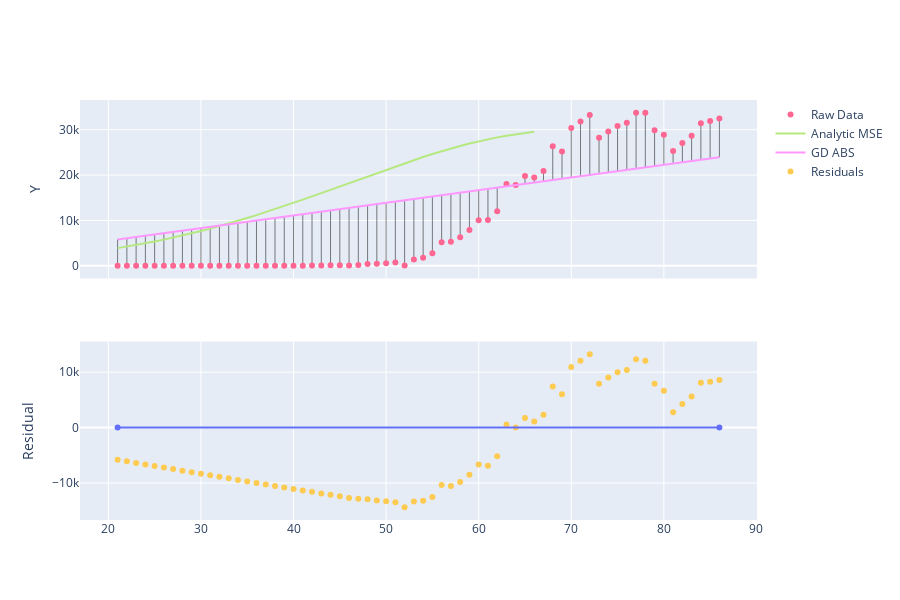

The cell this chart's notebook holds for it:
### Code cell
analytic_mse_line = go.Scatter(x=x,y=y_hat, name="Analytic MSE")

y_hat = lin_model(tx).detach().numpy()
gd_abs_line = go.Scatter(x=x,y=y_hat, name="GD ABS")
fig = make_subplots(rows=2, cols=1, shared_xaxes=True)
for t in residual_lines(x,y,y_hat) + [raw_data_plot, analytic_mse_line, gd_abs_line]:
    fig.add_trace(t, row=1,col=1)
fig.add_trace(go.Scatter(x=x, y = y - y_hat, mode='markers', name='Residuals'), row=2, col=1)
fig.add_trace(go.Scatter(x=[x.min(), x.max()], y = [0,0], showlegend=False), row=2, col=1)
fig.update_yaxes(title_text="Y", row=1, col=1)
fig.update_yaxes(title_text="Residual", row=2, col=1)
fig.update_layout(height=600)

### Figure 1 — Plotly figure (JSON) as saved in the notebook; plotly's stock layout.template omitted (floating-point values rounded to 4 significant figures)
{"data": [{"line": {"color": "black", "width": 0.5}, "mode": "lines", "showlegend": false, "type": "scatter", "x": [21, 21], "xaxis": "x", "y": [1, 5822.0], "yaxis": "y"}, {"line": {"color": "black", "width": 0.5}, "mode": "lines", "showlegend": false, "type": "scatter", "x": [22, 22], "xaxis": "x", "y": [0, 6101.0], "yaxis": "y"}, {"line": {"color": "black", "width": 0.5}, "mode": "lines", "showlegend": false, "type": "scatter", "x": [23, 23], "xaxis": "x", "y": [0, 6379.0], "yaxis": "y"}, {"line": {"color": "black", "width": 0.5}, "mode": "lines", "showlegend": false, "type": "scatter", "x": [24, 24], "xaxis": "x", "y": [0, 6658.0], "yaxis": "y"}, {"line": {"color": "black", "width": 0.5}, "mode": "lines", "showlegend": false, "type": "scatter", "x": [25, 25], "xaxis": "x", "y": [0, 6936.0], "yaxis": "y"}, {"line": {"color": "black", "width": 0.5}, "mode": "lines", "showlegend": false, "type": "scatter", "x": [26, 26], "xaxis": "x", "y": [0, 7214.0], "yaxis": "y"}, {"line": {"color": "black", "width": 0.5}, "mode": "lines", "showlegend": false, "type": "scatter", "x": [27, 27], "xaxis": "x", "y": [0, 7493.0], "yaxis": "y"}, {"line": {"color": "black", "width": 0.5}, "mode": "lines", "showlegend": false, "type": "scatter", "x": [28, 28], "xaxis": "x", "y": [0, 7771.0], "yaxis": "y"}, {"line": {"color": "black", "width": 0.5}, "mode": "lines", "showlegend": false, "type": "scatter", "x": [29, 29], "xaxis": "x", "y": [2, 8050.0], "yaxis": "y"}, {"line": {"color": "black", "width": 0.5}, "mode": "lines", "showlegend": false, "type": "scatter", "x": [30, 30], "xaxis": "x", "y": [0, 8328.0], "yaxis": "y"}, {"line": {"color": "black", "width": 0.5}, "mode": "lines", "showlegend": false, "type": "scatter", "x": [31, 31], "xaxis": "x", "y": [0, 8607.0], "yaxis": "y"}, {"line": {"color": "black", "width": 0.5}, "mode": "lines", "showlegend": false, "type": "scatter", "x": [32, 32], "xaxis": "x", "y": [0, 8885.0], "yaxis": "y"}, {"line": {"color": "black", "width": 0.5}, "mode": "lines", "showlegend": false, "type": "scatter", "x": [33, 33], "xaxis": "x", "y": [0, 9164.0], "yaxis": "y"}, {"line": {"color": "black", "width": 0.5}, "mode": "lines", "showlegend": false, "type": "scatter", "x": [34, 34], "xaxis": "x", "y": [0, 9442.0], "yaxis": "y"}, {"line": {"color": "black", "width": 0.5}, "mode": "lines", "showlegend": false, "type": "scatter", "x": [35, 35], "xaxis": "x", "y": [1, 9721.0], "yaxis": "y"}, {"line": {"color": "black", "width": 0.5}, "mode": "lines", "showlegend": false, "type": "scatter", "x": [36, 36], "xaxis": "x", "y": [0, 9999.0], "yaxis": "y"}, {"line": {"color": "black", "width": 0.5}, "mode": "lines", "showlegend": false, "type": "scatter", "x": [37, 37], "xaxis": "x", "y": [8, 10280.0], "yaxis": "y"}, {"line": {"color": "black", "width": 0.5}, "mode": "lines", "showlegend": false, "type": "scatter", "x": [38, 38], "xaxis": "x", "y": [6, 10560.0], "yaxis": "y"}, {"line": {"color": "black", "width": 0.5}, "mode": "lines", "showlegend": false, "type": "scatter", "x": [39, 39], "xaxis": "x", "y": [23, 10830.0], "yaxis": "y"}, {"line": {"color": "black", "width": 0.5}, "mode": "lines", "showlegend": false, "type": "scatter", "x": [40, 40], "xaxis": "x", "y": [20, 11110.0], "yaxis": "y"}, {"line": {"color": "black", "width": 0.5}, "mode": "lines", "showlegend": false, "type": "scatter", "x": [41, 41], "xaxis": "x", "y": [31, 11390.0], "yaxis": "y"}, {"line": {"color": "black", "width": 0.5}, "mode": "lines", "showlegend": false, "type": "scatter", "x": [42, 42], "xaxis": "x", "y": [68, 11670.0], "yaxis": "y"}, {"line": {"color": "black", "width": 0.5}, "mode": "lines", "showlegend": false, "type": "scatter", "x": [43, 43], "xaxis": "x", "y": [45, 11950.0], "yaxis": "y"}, {"line": {"color": "black", "width": 0.5}, "mode": "lines", "showlegend": false, "type": "scatter", "x": [44, 44], "xaxis": "x", "y": [119, 12230.0], "yaxis": "y"}, {"line": {"color": "black", "width": 0.5}, "mode": "lines", "showlegend": false, "type": "scatter", "x": [45, 45], "xaxis": "x", "y": [114, 12510.0], "yaxis": "y"}, {"line": {"color": "black", "width": 0.5}, "mode": "lines", "showlegend": false, "type": "scatter", "x": [46, 46], "xaxis": "x", "y": [64, 12780.0], "yaxis": "y"}, {"line": {"color": "black", "width": 0.5}, "mode": "lines", "showlegend": false, "type": "scatter", "x": [47, 47], "xaxis": "x", "y": [194, 13060.0], "yaxis": "y"}, {"line": {"color": "black", "width": 0.5}, "mode": "lines", "showlegend": false, "type": "scatter", "x": [48, 48], "xaxis": "x", "y": [397, 13340.0], "yaxis": "y"}, {"line": {"color": "black", "width": 0.5}, "mode": "lines", "showlegend": false, "type": "scatter", "x": [49, 49], "xaxis": "x", "y": [452, 13620.0], "yaxis": "y"}, {"line": {"color": "black", "width": 0.5}, "mode": "lines", "showlegend": false, "type": "scatter", "x": [50, 50], "xaxis": "x", "y": [590, 13900.0], "yaxis": "y"}, {"line": {"color": "black", "width": 0.5}, "mode": "lines", "showlegend": false, "type": "scatter", "x": [51, 51], "xaxis": "x", "y": [710, 14180.0], "yaxis": "y"}, {"line": {"color": "black", "width": 0.5}, "mode": "lines", "showlegend": false, "type": "scatter", "x": [52, 52], "xaxis": "x", "y": [61, 14450.0], "yaxis": "y"}, {"line": {"color": "black", "width": 0.5}, "mode": "lines", "showlegend": false, "type": "scatter", "x": [53, 53], "xaxis": "x", "y": [1389, 14730.0], "yaxis": "y"}, {"line": {"color": "black", "width": 0.5}, "mode": "lines", "showlegend": false, "type": "scatter", "x": [54, 54], "xaxis": "x", "y": [1789, 15010.0], "yaxis": "y"}, {"line": {"color": "black", "width": 0.5}, "mode": "lines", "showlegend": false, "type": "scatter", "x": [55, 55], "xaxis": "x", "y": [2777, 15290.0], "yaxis": "y"}, {"line": {"color": "black", "width": 0.5}, "mode": "lines", "showlegend": false, "type": "scatter", "x": [56, 56], "xaxis": "x", "y": [5221, 15570.0], "yaxis": "y"}, {"line": {"color": "black", "width": 0.5}, "mode": "lines", "showlegend": false, "type": "scatter", "x": [57, 57], "xaxis": "x", "y": [5309, 15850.0], "yaxis": "y"}, {"line": {"color": "black", "width": 0.5}, "mode": "lines", "showlegend": false, "type": "scatter", "x": [58, 58], "xaxis": "x", "y": [6322, 16130.0], "yaxis": "y"}, {"line": {"color": "black", "width": 0.5}, "mode": "lines", "showlegend": false, "type": "scatter", "x": [59, 59], "xaxis": "x", "y": [7909, 16400.0], "yaxis": "y"}, {"line": {"color": "black", "width": 0.5}, "mode": "lines", "showlegend": false, "type": "scatter", "x": [60, 60], "xaxis": "x", "y": [10029, 16680.0], "yaxis": "y"}, {"line": {"color": "black", "width": 0.5}, "mode": "lines", "showlegend": false, "type": "scatter", "x": [61, 61], "xaxis": "x", "y": [10073, 16960.0], "yaxis": "y"}, {"line": {"color": "black", "width": 0.5}, "mode": "lines", "showlegend": false, "type": "scatter", "x": [62, 62], "xaxis": "x", "y": [12042, 17240.0], "yaxis": "y"}, {"line": {"color": "black", "width": 0.5}, "mode": "lines", "showlegend": false, "type": "scatter", "x": [63, 63], "xaxis": "x", "y": [18058, 17520.0], "yaxis": "y"}, {"line": {"color": "black", "width": 0.5}, "mode": "lines", "showlegend": false, "type": "scatter", "x": [64, 64], "xaxis": "x", "y": [17821, 17800.0], "yaxis": "y"}, {"line": {"color": "black", "width": 0.5}, "mode": "lines", "showlegend": false, "type": "scatter", "x": [65, 65], "xaxis": "x", "y": [19808, 18070.0], "yaxis": "y"}, {"line": {"color": "black", "width": 0.5}, "mode": "lines", "showlegend": false, "type": "scatter", "x": [66, 66], "xaxis": "x", "y": [19444, 18350.0], "yaxis": "y"}, {"line": {"color": "black", "width": 0.5}, "mode": "lines", "showlegend": false, "type": "scatter", "x": [67, 67], "xaxis": "x", "y": [20922, 18630.0], "yaxis": "y"}, {"line": {"color": "black", "width": 0.5}, "mode": "lines", "showlegend": false, "type": "scatter", "x": [68, 68], "xaxis": "x", "y": [26341, 18910.0], "yaxis": "y"}, {"line": {"color": "black", "width": 0.5}, "mode": "lines", "showlegend": false, "type": "scatter", "x": [69, 69], "xaxis": "x", "y": [25200, 19190.0], "yaxis": "y"}, {"line": {"color": "black", "width": 0.5}, "mode": "lines", "showlegend": false, "type": "scatter", "x": [70, 70], "xaxis": "x", "y": [30390, 19470.0], "yaxis": "y"}, {"line": {"color": "black", "width": 0.5}, "mode": "lines", "showlegend": false, "type": "scatter", "x": [71, 71], "xaxis": "x", "y": [31824, 19740.0], "yaxis": "y"}, {"line": {"color": "black", "width": 0.5}, "mode": "lines", "showlegend": false, "type": "scatter", "x": [72, 72], "xaxis": "x", "y": [33267, 20020.0], "yaxis": "y"}, {"line": {"color": "black", "width": 0.5}, "mode": "lines", "showlegend": false, "type": "scatter", "x": [73, 73], "xaxis": "x", "y": [28219, 20300.0], "yaxis": "y"}, {"line": {"color": "black", "width": 0.5}, "mode": "lines", "showlegend": false, "type": "scatter", "x": [74, 74], "xaxis": "x", "y": [29595, 20580.0], "yaxis": "y"}, {"line": {"color": "black", "width": 0.5}, "mode": "lines", "showlegend": false, "type": "scatter", "x": [75, 75], "xaxis": "x", "y": [30838, 20860.0], "yaxis": "y"}, {"line": {"color": "black", "width": 0.5}, "mode": "lines", "showlegend": false, "type": "scatter", "x": [76, 76], "xaxis": "x", "y": [31547, 21140.0], "yaxis": "y"}, {"line": {"color": "black", "width": 0.5}, "mode": "lines", "showlegend": false, "type": "scatter", "x": [77, 77], "xaxis": "x", "y": [33728, 21420.0], "yaxis": "y"}, {"line": {"color": "black", "width": 0.5}, "mode": "lines", "showlegend": false, "type": "scatter", "x": [78, 78], "xaxis": "x", "y": [33755, 21690.0], "yaxis": "y"}, {"line": {"color": "black", "width": 0.5}, "mode": "lines", "showlegend": false, "type": "scatter", "x": [79, 79], "xaxis": "x", "y": [29861, 21970.0], "yaxis": "y"}, {"line": {"color": "black", "width": 0.5}, "mode": "lines", "showlegend": false, "type": "scatter", "x": [80, 80], "xaxis": "x", "y": [28917, 22250.0], "yaxis": "y"}, {"line": {"color": "black", "width": 0.5}, "mode": "lines", "showlegend": false, "type": "scatter", "x": [81, 81], "xaxis": "x", "y": [25306, 22530.0], "yaxis": "y"}, {"line": {"color": "black", "width": 0.5}, "mode": "lines", "showlegend": false, "type": "scatter", "x": [82, 82], "xaxis": "x", "y": [27051, 22810.0], "yaxis": "y"}, {"line": {"color": "black", "width": 0.5}, "mode": "lines", "showlegend": false, "type": "scatter", "x": [83, 83], "xaxis": "x", "y": [28680, 23090.0], "yaxis": "y"}, {"line": {"color": "black", "width": 0.5}, "mode": "lines", "showlegend": false, "type": "scatter", "x": [84, 84], "xaxis": "x", "y": [31451, 23360.0], "yaxis": "y"}, {"line": {"color": "black", "width": 0.5}, "mode": "lines", "showlegend": false, "type": "scatter", "x": [85, 85], "xaxis": "x", "y": [31905, 23640.0], "yaxis": "y"}, {"line": {"color": "black", "width": 0.5}, "mode": "lines", "showlegend": false, "type": "scatter", "x": [86, 86], "xaxis": "x", "y": [32491, 23920.0], "yaxis": "y"}, {"mode": "markers", "name": "Raw Data", "type": "scatter", "x": [21, 22, 23, 24, 25, 26, 27, 28, 29, 30, 31, 32, 33, 34, 35, 36, 37, 38, 39, 40, 41, 42, 43, 44, 45, 46, 47, 48, 49, 50, 51, 52, 53, 54, 55, 56, 57, 58, 59, 60, 61, 62, 63, 64, 65, 66, 67, 68, 69, 70, 71, 72, 73, 74, 75, 76, 77, 78, 79, 80, 81, 82, 83, 84, 85, 86], "xaxis": "x", "y": [1, 0, 0, 0, 0, 0, 0, 0, 2, 0, 0, 0, 0, 0, 1, 0, 8, 6, 23, 20, 31, 68, 45, 119, 114, 64, 194, 397, 452, 590, 710, 61, 1389, 1789, 2777, 5221, 5309, 6322, 7909, 10029, 10073, 12042, 18058, 17821, 19808, 19444, 20922, 26341, 25200, 30390, 31824, 33267, 28219, 29595, 30838, 31547, 33728, 33755, 29861, 28917, 25306, 27051, 28680, 31451, 31905, 32491], "yaxis": "y"}, {"name": "Analytic MSE", "type": "scatter", "x": [21, 22, 23, 24, 25, 26, 27, 28, 29, 30, 31, 32, 33, 34, 35, 36, 37, 38, 39, 40, 41, 42, 43, 44, 45, 46, 47, 48, 49, 50, 51, 52, 53, 54, 55, 56, 57, 58, 59, 60, 61, 62, 63, 64, 65, 66, 67, 68, 69, 70, 71, 72, 73, 74, 75, 76, 77, 78, 79, 80, 81, 82, 83, 84, 85, 86], "xaxis": "x", "y": [3898.0, 4231.0, 4584.0, 4959.0, 5355.0, 5773.0, 6214.0, 6677.0, 7162.0, 7670.0, 8200.0, 8752.0, 9325.0, 9919.0, 10530.0, 11170.0, 11820.0, 12490.0, 13170.0, 13870.0, 14580.0, 15310.0, 16040.0, 16780.0, 17520.0, 18260.0, 19010.0, 19750.0, 20490.0, 21220.0, 21930.0, 22640.0, 23320.0, 23990.0, 24640.0, 25260.0, 25850.0, 26410.0, 26940.0, 27440.0, 27890.0, 28310.0, 28680.0, 29010.0, 29300.0, 29530.0], "yaxis": "y"}, {"name": "GD ABS", "type": "scatter", "x": [21, 22, 23, 24, 25, 26, 27, 28, 29, 30, 31, 32, 33, 34, 35, 36, 37, 38, 39, 40, 41, 42, 43, 44, 45, 46, 47, 48, 49, 50, 51, 52, 53, 54, 55, 56, 57, 58, 59, 60, 61, 62, 63, 64, 65, 66, 67, 68, 69, 70, 71, 72, 73, 74, 75, 76, 77, 78, 79, 80, 81, 82, 83, 84, 85, 86], "xaxis": "x", "y": [5822.0, 6101.0, 6379.0, 6658.0, 6936.0, 7214.0, 7493.0, 7771.0, 8050.0, 8328.0, 8607.0, 8885.0, 9164.0, 9442.0, 9721.0, 9999.0, 10280.0, 10560.0, 10830.0, 11110.0, 11390.0, 11670.0, 11950.0, 12230.0, 12510.0, 12780.0, 13060.0, 13340.0, 13620.0, 13900.0, 14180.0, 14450.0, 14730.0, 15010.0, 15290.0, 15570.0, 15850.0, 16130.0, 16400.0, 16680.0, 16960.0, 17240.0, 17520.0, 17800.0, 18070.0, 18350.0, 18630.0, 18910.0, 19190.0, 19470.0, 19740.0, 20020.0, 20300.0, 20580.0, 20860.0, 21140.0, 21420.0, 21690.0, 21970.0, 22250.0, 22530.0, 22810.0, 23090.0, 23360.0, 23640.0, 23920.0], "yaxis": "y"}, {"mode": "markers", "name": "Residuals", "type": "scatter", "x": [21, 22, 23, 24, 25, 26, 27, 28, 29, 30, 31, 32, 33, 34, 35, 36, 37, 38, 39, 40, 41, 42, 43, 44, 45, 46, 47, 48, 49, 50, 51, 52, 53, 54, 55, 56, 57, 58, 59, 60, 61, 62, 63, 64, 65, 66, 67, 68, 69, 70, 71, 72, 73, 74, 75, 76, 77, 78, 79, 80, 81, 82, 83, 84, 85, 86], "xaxis": "x2", "y": [-5821.0, -6101.0, -6379.0, -6658.0, -6936.0, -7214.0, -7493.0, -7771.0, -8048.0, -8328.0, -8607.0, -8885.0, -9164.0, -9442.0, -9720.0, -9999.0, -10270.0, -10550.0, -10810.0, -11090.0, -11360.0, -11600.0, -11900.0, -12110.0, -12390.0, -12720.0, -12870.0, -12940.0, -13170.0, -13310.0, -13470.0, -14390.0, -13340.0, -13220.0, -12510.0, -10350.0, -10540.0, -9803.0, -8495.0, -6653.0, -6887.0, -5197.0, 540.7, 25.21, 1734.0, 1091.0, 2291.0, 7431.0, 6012.0, 10920.0, 12080.0, 13240.0, 7917.0, 9015.0, 9979.0, 10410.0, 12310.0, 12060.0, 7888.0, 6666.0, 2776.0, 4243.0, 5594.0, 8086.0, 8262.0, 8569.0], "yaxis": "y2"}, {"showlegend": false, "type": "scatter", "x": [21, 86], "xaxis": "x2", "y": [0, 0], "yaxis": "y2"}], "layout": {"height": 600, "xaxis": {"anchor": "y", "domain": [0, 1], "matches": "x2", "showticklabels": false}, "xaxis2": {"anchor": "y2", "domain": [0, 1]}, "yaxis": {"anchor": "x", "domain": [0.575, 1], "title": {"text": "Y"}}, "yaxis2": {"anchor": "x2", "domain": [0, 0.425], "title": {"text": "Residual"}}}}
